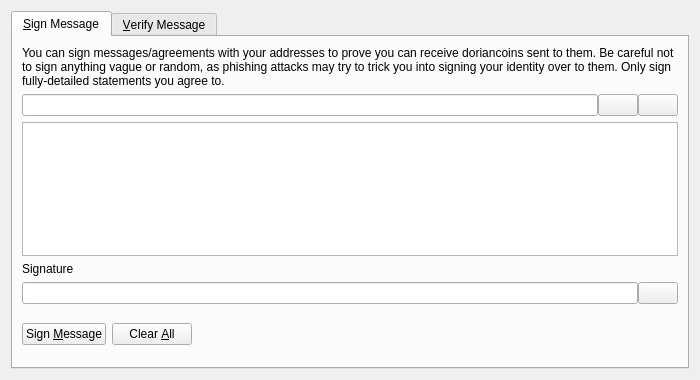
<?xml version="1.0" encoding="UTF-8"?>
<ui version="4.0">
 <class>SignVerifyMessageDialog</class>
 <widget class="QDialog" name="SignVerifyMessageDialog">
  <property name="geometry">
   <rect>
    <x>0</x>
    <y>0</y>
    <width>700</width>
    <height>380</height>
   </rect>
  </property>
  <property name="windowTitle">
   <string>Signatures - Sign / Verify a Message</string>
  </property>
  <property name="modal">
   <bool>true</bool>
  </property>
  <layout class="QVBoxLayout" name="verticalLayout">
   <item>
    <widget class="QTabWidget" name="tabWidget">
     <property name="currentIndex">
      <number>0</number>
     </property>
     <widget class="QWidget" name="tabSignMessage">
      <attribute name="title">
       <string>&amp;Sign Message</string>
      </attribute>
      <layout class="QVBoxLayout" name="verticalLayout_SM">
       <item>
        <widget class="QLabel" name="infoLabel_SM">
         <property name="text">
          <string>You can sign messages/agreements with your addresses to prove you can receive doriancoins sent to them. Be careful not to sign anything vague or random, as phishing attacks may try to trick you into signing your identity over to them. Only sign fully-detailed statements you agree to.</string>
         </property>
         <property name="textFormat">
          <enum>Qt::PlainText</enum>
         </property>
         <property name="wordWrap">
          <bool>true</bool>
         </property>
        </widget>
       </item>
       <item>
        <layout class="QHBoxLayout" name="horizontalLayout_1_SM">
         <property name="spacing">
          <number>0</number>
         </property>
         <item>
          <widget class="QValidatedLineEdit" name="addressIn_SM">
           <property name="toolTip">
            <string>The Doriancoin address to sign the message with</string>
           </property>
          </widget>
         </item>
         <item>
          <widget class="QPushButton" name="addressBookButton_SM">
           <property name="toolTip">
            <string>Choose previously used address</string>
           </property>
           <property name="text">
            <string/>
           </property>
           <property name="icon">
            <iconset resource="../doriancoin.qrc">
             <normaloff>:/icons/address-book</normaloff>:/icons/address-book</iconset>
           </property>
           <property name="shortcut">
            <string>Alt+A</string>
           </property>
           <property name="autoDefault">
            <bool>false</bool>
           </property>
          </widget>
         </item>
         <item>
          <widget class="QPushButton" name="pasteButton_SM">
           <property name="toolTip">
            <string>Paste address from clipboard</string>
           </property>
           <property name="text">
            <string/>
           </property>
           <property name="icon">
            <iconset resource="../doriancoin.qrc">
             <normaloff>:/icons/editpaste</normaloff>:/icons/editpaste</iconset>
           </property>
           <property name="shortcut">
            <string>Alt+P</string>
           </property>
           <property name="autoDefault">
            <bool>false</bool>
           </property>
          </widget>
         </item>
        </layout>
       </item>
       <item>
        <widget class="QPlainTextEdit" name="messageIn_SM">
         <property name="toolTip">
          <string>Enter the message you want to sign here</string>
         </property>
        </widget>
       </item>
       <item>
        <widget class="QLabel" name="signatureLabel_SM">
         <property name="text">
          <string>Signature</string>
         </property>
         <property name="textFormat">
          <enum>Qt::PlainText</enum>
         </property>
        </widget>
       </item>
       <item>
        <layout class="QHBoxLayout" name="horizontalLayout_2_SM">
         <property name="spacing">
          <number>0</number>
         </property>
         <item>
          <widget class="QLineEdit" name="signatureOut_SM">
           <property name="font">
            <font>
             <italic>true</italic>
            </font>
           </property>
           <property name="readOnly">
            <bool>true</bool>
           </property>
          </widget>
         </item>
         <item>
          <widget class="QPushButton" name="copySignatureButton_SM">
           <property name="toolTip">
            <string>Copy the current signature to the system clipboard</string>
           </property>
           <property name="text">
            <string/>
           </property>
           <property name="icon">
            <iconset resource="../doriancoin.qrc">
             <normaloff>:/icons/editcopy</normaloff>:/icons/editcopy</iconset>
           </property>
           <property name="autoDefault">
            <bool>false</bool>
           </property>
          </widget>
         </item>
        </layout>
       </item>
       <item>
        <layout class="QHBoxLayout" name="horizontalLayout_3_SM">
         <item>
          <widget class="QPushButton" name="signMessageButton_SM">
           <property name="toolTip">
            <string>Sign the message to prove you own this Doriancoin address</string>
           </property>
           <property name="text">
            <string>Sign &amp;Message</string>
           </property>
           <property name="icon">
            <iconset resource="../doriancoin.qrc">
             <normaloff>:/icons/edit</normaloff>:/icons/edit</iconset>
           </property>
           <property name="autoDefault">
            <bool>false</bool>
           </property>
          </widget>
         </item>
         <item>
          <widget class="QPushButton" name="clearButton_SM">
           <property name="toolTip">
            <string>Reset all sign message fields</string>
           </property>
           <property name="text">
            <string>Clear &amp;All</string>
           </property>
           <property name="icon">
            <iconset resource="../doriancoin.qrc">
             <normaloff>:/icons/remove</normaloff>:/icons/remove</iconset>
           </property>
           <property name="autoDefault">
            <bool>false</bool>
           </property>
          </widget>
         </item>
         <item>
          <spacer name="horizontalSpacer_1_SM">
           <property name="orientation">
            <enum>Qt::Horizontal</enum>
           </property>
           <property name="sizeHint" stdset="0">
            <size>
             <width>40</width>
             <height>48</height>
            </size>
           </property>
          </spacer>
         </item>
         <item>
          <widget class="QLabel" name="statusLabel_SM">
           <property name="font">
            <font>
             <weight>75</weight>
             <bold>true</bold>
            </font>
           </property>
           <property name="text">
            <string/>
           </property>
           <property name="wordWrap">
            <bool>true</bool>
           </property>
          </widget>
         </item>
         <item>
          <spacer name="horizontalSpacer_2_SM">
           <property name="orientation">
            <enum>Qt::Horizontal</enum>
           </property>
           <property name="sizeHint" stdset="0">
            <size>
             <width>40</width>
             <height>48</height>
            </size>
           </property>
          </spacer>
         </item>
        </layout>
       </item>
      </layout>
     </widget>
     <widget class="QWidget" name="tabVerifyMessage">
      <attribute name="title">
       <string>&amp;Verify Message</string>
      </attribute>
      <layout class="QVBoxLayout" name="verticalLayout_VM">
       <item>
        <widget class="QLabel" name="infoLabel_VM">
         <property name="text">
          <string>Enter the receiver's address, message (ensure you copy line breaks, spaces, tabs, etc. exactly) and signature below to verify the message. Be careful not to read more into the signature than what is in the signed message itself, to avoid being tricked by a man-in-the-middle attack. Note that this only proves the signing party receives with the address, it cannot prove sendership of any transaction!</string>
         </property>
         <property name="textFormat">
          <enum>Qt::PlainText</enum>
         </property>
         <property name="alignment">
          <set>Qt::AlignLeading|Qt::AlignLeft|Qt::AlignTop</set>
         </property>
         <property name="wordWrap">
          <bool>true</bool>
         </property>
        </widget>
       </item>
       <item>
        <layout class="QHBoxLayout" name="horizontalLayout_1_VM">
         <property name="spacing">
          <number>0</number>
         </property>
         <item>
          <widget class="QValidatedLineEdit" name="addressIn_VM">
           <property name="toolTip">
            <string>The Doriancoin address the message was signed with</string>
           </property>
          </widget>
         </item>
         <item>
          <widget class="QPushButton" name="addressBookButton_VM">
           <property name="toolTip">
            <string>Choose previously used address</string>
           </property>
           <property name="text">
            <string/>
           </property>
           <property name="icon">
            <iconset resource="../doriancoin.qrc">
             <normaloff>:/icons/address-book</normaloff>:/icons/address-book</iconset>
           </property>
           <property name="shortcut">
            <string>Alt+A</string>
           </property>
           <property name="autoDefault">
            <bool>false</bool>
           </property>
          </widget>
         </item>
        </layout>
       </item>
       <item>
        <widget class="QPlainTextEdit" name="messageIn_VM"/>
       </item>
       <item>
        <widget class="QValidatedLineEdit" name="signatureIn_VM"/>
       </item>
       <item>
        <layout class="QHBoxLayout" name="horizontalLayout_2_VM">
         <item>
          <widget class="QPushButton" name="verifyMessageButton_VM">
           <property name="toolTip">
            <string>Verify the message to ensure it was signed with the specified Doriancoin address</string>
           </property>
           <property name="text">
            <string>Verify &amp;Message</string>
           </property>
           <property name="icon">
            <iconset resource="../doriancoin.qrc">
             <normaloff>:/icons/transaction_0</normaloff>:/icons/transaction_0</iconset>
           </property>
           <property name="autoDefault">
            <bool>false</bool>
           </property>
          </widget>
         </item>
         <item>
          <widget class="QPushButton" name="clearButton_VM">
           <property name="toolTip">
            <string>Reset all verify message fields</string>
           </property>
           <property name="text">
            <string>Clear &amp;All</string>
           </property>
           <property name="icon">
            <iconset resource="../doriancoin.qrc">
             <normaloff>:/icons/remove</normaloff>:/icons/remove</iconset>
           </property>
           <property name="autoDefault">
            <bool>false</bool>
           </property>
          </widget>
         </item>
         <item>
          <spacer name="horizontalSpacer_1_VM">
           <property name="orientation">
            <enum>Qt::Horizontal</enum>
           </property>
           <property name="sizeHint" stdset="0">
            <size>
             <width>40</width>
             <height>48</height>
            </size>
           </property>
          </spacer>
         </item>
         <item>
          <widget class="QLabel" name="statusLabel_VM">
           <property name="font">
            <font>
             <weight>75</weight>
             <bold>true</bold>
            </font>
           </property>
           <property name="text">
            <string/>
           </property>
           <property name="wordWrap">
            <bool>true</bool>
           </property>
          </widget>
         </item>
         <item>
          <spacer name="horizontalSpacer_2_VM">
           <property name="orientation">
            <enum>Qt::Horizontal</enum>
           </property>
           <property name="sizeHint" stdset="0">
            <size>
             <width>40</width>
             <height>48</height>
            </size>
           </property>
          </spacer>
         </item>
        </layout>
       </item>
      </layout>
     </widget>
    </widget>
   </item>
  </layout>
 </widget>
 <customwidgets>
  <customwidget>
   <class>QValidatedLineEdit</class>
   <extends>QLineEdit</extends>
   <header>qt/qvalidatedlineedit.h</header>
  </customwidget>
 </customwidgets>
 <resources>
  <include location="../doriancoin.qrc"/>
 </resources>
 <connections/>
</ui>
